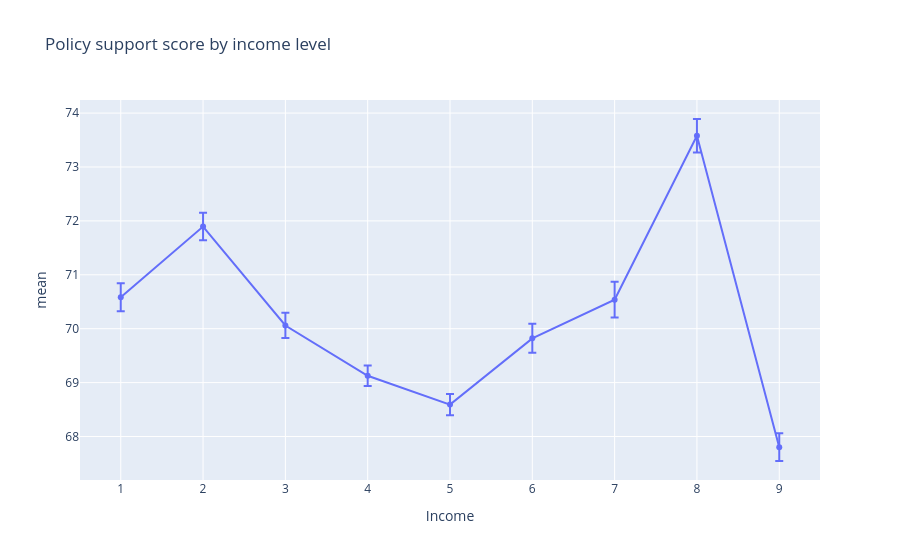
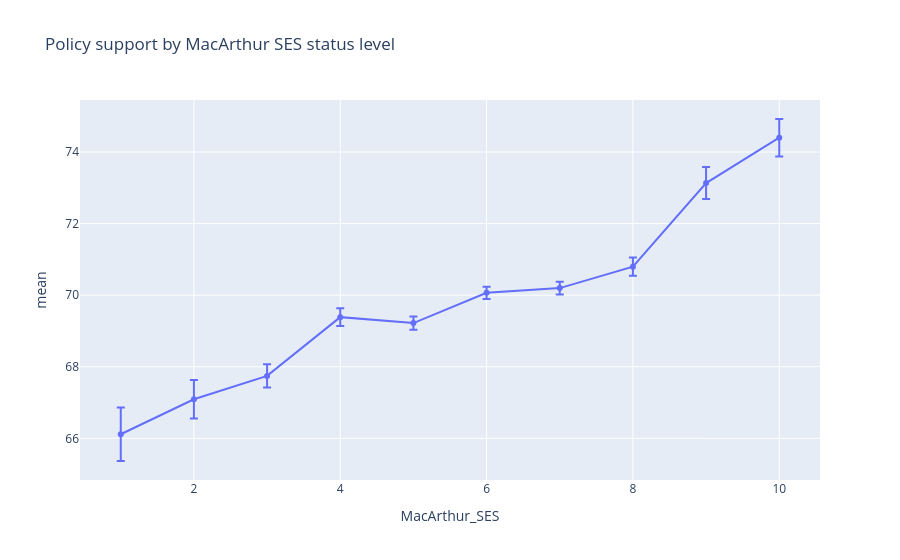
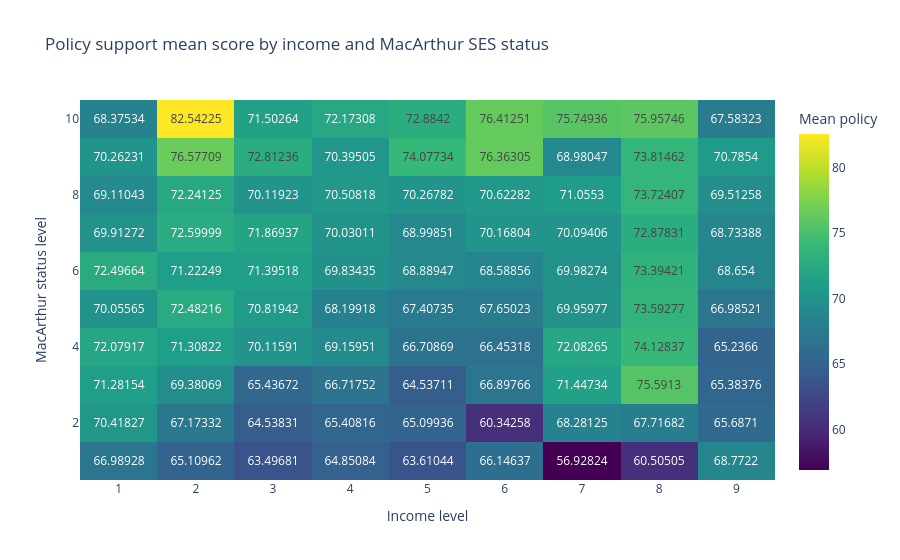

Notebook source saved alongside these figures, in order:
### Code cell
Income_relation = policy.groupby("Income")["policy"].agg(["mean", "sem", "size"]).reset_index()
SES_relation = policy.groupby("MacArthur_SES")["policy"].agg(["mean", "sem", "size"]).reset_index()

fig= px.line(Income_relation, x="Income", y="mean", error_y="sem", markers=True,
        title="Policy support score by income level")
fig.show()
fig.write_image("Income_policy_relation.svg")

fig=px.line(SES_relation, x="MacArthur_SES", y="mean", error_y="sem", markers=True,
        title="Policy support by MacArthur SES status level")
fig.show()
fig.write_image("SES_policy_relation.svg")

heatmap_relation = policy.pivot_table(index="MacArthur_SES", columns="Income", values="policy", aggfunc="mean")

fig=px.imshow(heatmap_relation, origin="lower", aspect="auto", color_continuous_scale="Viridis", text_auto=True,
          labels=dict(x="Income level", y="MacArthur status level", color="Mean policy"),
          title="Policy support mean score by income and MacArthur SES status")
fig.show()
fig.write_image("heatmap.svg")

### Figure 1 — Plotly figure (JSON) as saved in the notebook; plotly's stock layout.template omitted (floating-point values rounded to 4 significant figures)
{"data": [{"error_y": {"array": [0.2602, 0.255, 0.2343, 0.19, 0.1993, 0.2688, 0.3336, 0.3108, 0.2571]}, "hovertemplate": "Income=%{x}<br>mean=%{y}<extra></extra>", "legendgroup": "", "line": {"color": "#636efa", "dash": "solid"}, "marker": {"symbol": "circle"}, "mode": "lines+markers", "name": "", "orientation": "v", "showlegend": false, "type": "scatter", "x": [1.0, 2.0, 3.0, 4.0, 5.0, 6.0, 7.0, 8.0, 9.0], "xaxis": "x", "y": [70.58, 71.89, 70.06, 69.13, 68.59, 69.82, 70.54, 73.58, 67.8], "yaxis": "y"}], "layout": {"legend": {"tracegroupgap": 0}, "title": {"text": "Policy support score by income level"}, "xaxis": {"anchor": "y", "domain": [0, 1], "title": {"text": "Income"}}, "yaxis": {"anchor": "x", "domain": [0, 1], "title": {"text": "mean"}}}}

### Figure 2 — Plotly figure (JSON) as saved in the notebook; plotly's stock layout.template omitted (floating-point values rounded to 4 significant figures)
{"data": [{"error_y": {"array": [0.747, 0.5353, 0.3258, 0.2467, 0.1835, 0.1706, 0.1784, 0.2564, 0.4458, 0.5224]}, "hovertemplate": "MacArthur_SES=%{x}<br>mean=%{y}<extra></extra>", "legendgroup": "", "line": {"color": "#636efa", "dash": "solid"}, "marker": {"symbol": "circle"}, "mode": "lines+markers", "name": "", "orientation": "v", "showlegend": false, "type": "scatter", "x": [1.0, 2.0, 3.0, 4.0, 5.0, 6.0, 7.0, 8.0, 9.0, 10.0], "xaxis": "x", "y": [66.11, 67.09, 67.74, 69.39, 69.22, 70.07, 70.2, 70.8, 73.13, 74.4], "yaxis": "y"}], "layout": {"legend": {"tracegroupgap": 0}, "title": {"text": "Policy support by MacArthur SES status level"}, "xaxis": {"anchor": "y", "domain": [0, 1], "title": {"text": "MacArthur_SES"}}, "yaxis": {"anchor": "x", "domain": [0, 1], "title": {"text": "mean"}}}}

### Figure 3 — Plotly figure (JSON) as saved in the notebook; plotly's stock layout.template omitted (floating-point values rounded to 4 significant figures)
{"data": [{"coloraxis": "coloraxis", "hovertemplate": "Income level: %{x}<br>MacArthur status level: %{y}<br>Mean policy: %{z}<extra></extra>", "name": "0", "texttemplate": "%{z}", "type": "heatmap", "x": [1.0, 2.0, 3.0, 4.0, 5.0, 6.0, 7.0, 8.0, 9.0], "xaxis": "x", "y": [1.0, 2.0, 3.0, 4.0, 5.0, 6.0, 7.0, 8.0, 9.0, 10.0], "yaxis": "y", "z": [[66.99, 65.11, 63.5, 64.85, 63.61, 66.15, 56.93, 60.51, 68.77], [70.42, 67.17, 64.54, 65.41, 65.1, 60.34, 68.28, 67.72, 65.69], [71.28, 69.38, 65.44, 66.72, 64.54, 66.9, 71.45, 75.59, 65.38], [72.08, 71.31, 70.12, 69.16, 66.71, 66.45, 72.08, 74.13, 65.24], [70.06, 72.48, 70.82, 68.2, 67.41, 67.65, 69.96, 73.59, 66.99], [72.5, 71.22, 71.4, 69.83, 68.89, 68.59, 69.98, 73.39, 68.65], [69.91, 72.6, 71.87, 70.03, 69.0, 70.17, 70.09, 72.88, 68.73], [69.11, 72.24, 70.12, 70.51, 70.27, 70.62, 71.06, 73.72, 69.51], [70.26, 76.58, 72.81, 70.4, 74.08, 76.36, 68.98, 73.81, 70.79], [68.38, 82.54, 71.5, 72.17, 72.88, 76.41, 75.75, 75.96, 67.58]]}], "layout": {"coloraxis": {"autocolorscale": false, "colorbar": {"title": {"text": "Mean policy"}}, "colorscale": [[0, "#440154"], [0.1111, "#482878"], [0.2222, "#3e4989"], [0.3333, "#31688e"], [0.4444, "#26828e"], [0.5556, "#1f9e89"], [0.6667, "#35b779"], [0.7778, "#6ece58"], [0.8889, "#b5de2b"], [1, "#fde725"]]}, "title": {"text": "Policy support mean score by income and MacArthur SES status"}, "xaxis": {"anchor": "y", "domain": [0, 1], "title": {"text": "Income level"}}, "yaxis": {"anchor": "x", "autorange": true, "domain": [0, 1], "title": {"text": "MacArthur status level"}}}}
